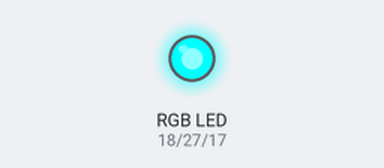
A program run on a simulated Raspberry Pi (BCM pin numbers). On the bench: an RGB LED mixed from three pins (HIGH = lit). What the program prints to the terminal is not drawn. At 5.0 s the program stops and its outputs stay as they are.

Above: at 0.1 s.
At 5.1 s:
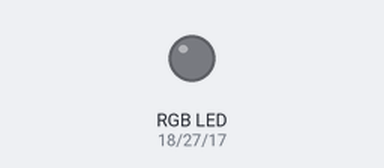
Timing chart, 0 to 6.5 s (numbered marks = the images above):
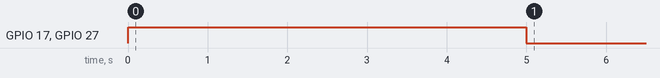

Measured:
- by itself, GPIO 17 (blue), GPIO 27 (green): LOW → HIGH at 0.00 s, → LOW 5.0 s later

The program:

rgb.py
```python
#! /usr/bin/env python
#
# Set an RGB LED to either red, green, or blue.
#
# Usage:
#   sudo python rgb.py [color]
#
# @author Jeff Geerling, 2015

#import argparse
import time
import RPi.GPIO as GPIO

# Get RGB colors from command line arguments.
#parser = argparse.ArgumentParser(description = 'Light up the world!')
#parser.add_argument('rgb', metavar='0-255', type=int, nargs=3,
#                   help='Red, Green, and Blue color values (0-255).')
#args = parser.parse_args()

# LED pin mapping.
red = 18
green = 27 #Pin 21 en Raspi B. Pin 27 en B+.
blue = 17

# GPIO Setup.
GPIO.setmode(GPIO.BCM)
GPIO.setwarnings(False)

GPIO.setup(red, GPIO.OUT)
GPIO.setup(green, GPIO.OUT)
GPIO.setup(blue, GPIO.OUT)

# Set up colors using PWM so we can control individual brightness.
RED = GPIO.PWM(red, 100)
GREEN = GPIO.PWM(green, 100)
BLUE = GPIO.PWM(blue, 100)
RED.start(100)
GREEN.start(100)
BLUE.start(100)

# Set a color by giving R, G, and B values of 0-255.
def setColor(rgb = []):
	print rgb
	# Convert 0-255 range to 0-100.
	rgb = [(abs(x-255) / 255.0) * 100 for x in rgb]
	RED.ChangeDutyCycle(rgb[0])
	GREEN.ChangeDutyCycle(rgb[1])
	BLUE.ChangeDutyCycle(rgb[2])

try:
	rgbled = [255,0,0]
	setColor(rgbled)
	time.sleep(5)
except (KeyboardInterrupt, SystemExit):
	raise

GPIO.cleanup()
```
